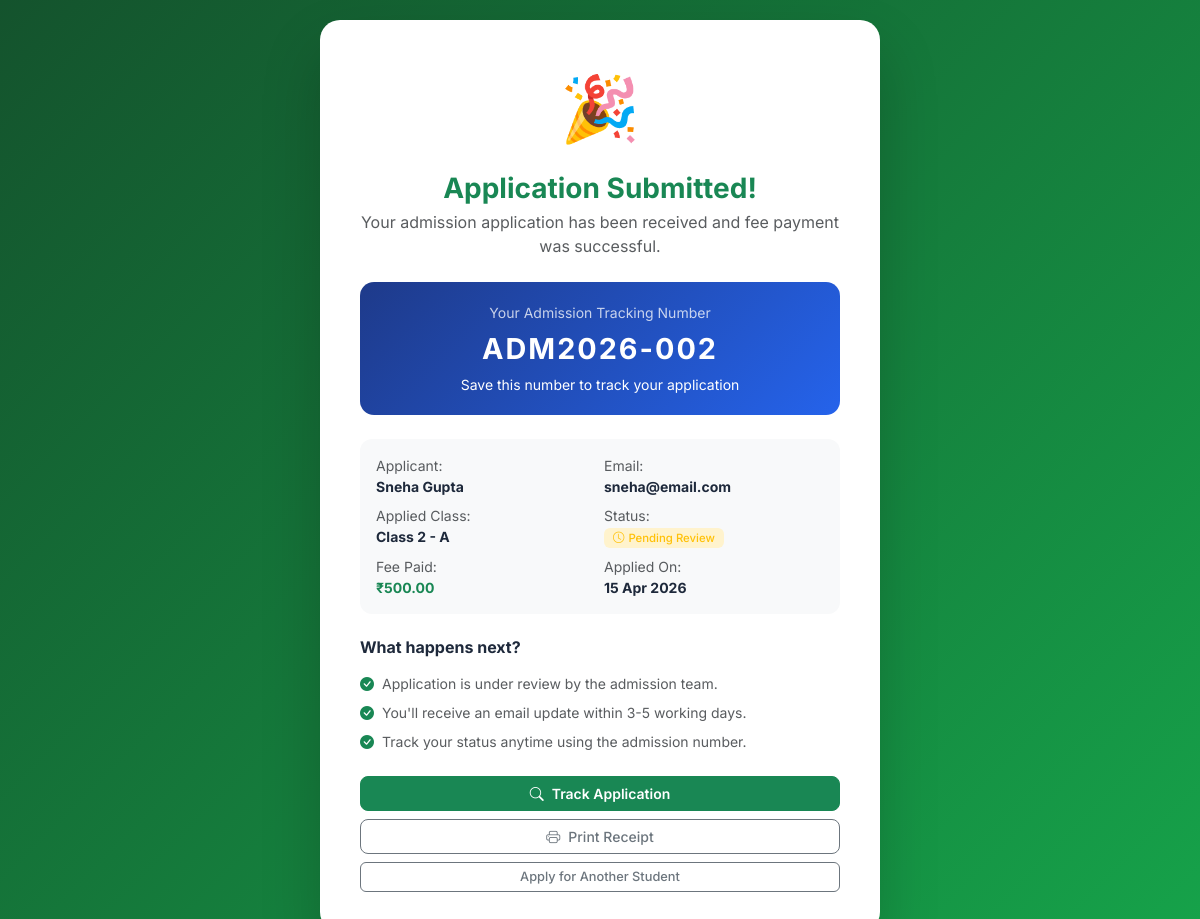
The app's page /admission/success.php?adm=ADM2026-002 with its own data.
### tables this page shows
CREATE TABLE IF NOT EXISTS admissions (
    id INT AUTO_INCREMENT PRIMARY KEY,
    admission_no VARCHAR(20) UNIQUE NOT NULL,
    applicant_name VARCHAR(100) NOT NULL,
    applicant_email VARCHAR(100) NOT NULL,
    applicant_phone VARCHAR(20) NOT NULL,
    date_of_birth DATE,
    gender ENUM('Male','Female','Other'),
    address TEXT,
    parent_name VARCHAR(100) NOT NULL,
    parent_phone VARCHAR(20) NOT NULL,
    parent_email VARCHAR(100),
    applying_class_id INT,
    previous_school VARCHAR(150),
    previous_marks DECIMAL(5,2),
    blood_group VARCHAR(5),
    status ENUM('pending','approved','rejected','enrolled') DEFAULT 'pending',
    admission_fee DECIMAL(10,2) DEFAULT 500.00,
    fee_status ENUM('unpaid','paid','refunded') DEFAULT 'unpaid',
    payment_txn_id VARCHAR(100),
    payment_date DATETIME,
    payment_method VARCHAR(50),
    remarks TEXT,
    user_id INT,      
    applied_at TIMESTAMP DEFAULT CURRENT_TIMESTAMP,
    updated_at TIMESTAMP DEFAULT CURRENT_TIMESTAMP ON UPDATE CURRENT_TIMESTAMP,
    FOREIGN KEY (applying_class_id) REFERENCES classes(id) ON DELETE SET NULL
);

CREATE TABLE IF NOT EXISTS classes (
    id INT AUTO_INCREMENT PRIMARY KEY,
    class_name VARCHAR(50) NOT NULL,
    section VARCHAR(10) NOT NULL,
    class_teacher_id INT,
    seats INT DEFAULT 40,
    created_at TIMESTAMP DEFAULT CURRENT_TIMESTAMP,
    UNIQUE KEY uq_class_section (class_name, section)
);

### config/db.php (called while the page is built, shortened)
<?php
function getDB() {
    static $conn = null;
    if ($conn === null) {
        $conn = new mysqli(DB_HOST, DB_USER, DB_PASS, DB_NAME);
        $conn->set_charset('utf8mb4');
    }
    return $conn;
}
function sanitize($data) {
    return htmlspecialchars(strip_tags(trim($data)));
}
function dbSanitize($data) {
    $db = getDB();
    return $db->real_escape_string(strip_tags(trim($data)));
}
function formatDate($d) {
    return $d ? date('d M Y', strtotime($d)) : '-';
}

### admission/success.php (the view, shortened to what this page needs)
<?php
require_once '../config/db.php';
$db = getDB();
$admNo  = sanitize($_GET['adm'] ?? '');
$adm = null;
if ($admNo) {
    $admNoEsc = dbSanitize($admNo);
    $res = $db->query("
        SELECT a.*, c.class_name, c.section
        FROM admissions a
        LEFT JOIN classes c ON a.applying_class_id=c.id
        WHERE a.admission_no='$admNoEsc' LIMIT 1
    ");
    $adm = $res ? $res->fetch_assoc() : null;
}
?>
<!DOCTYPE html>
<html lang="en">
<head>
    <link href="https://cdn.jsdelivr.net/npm/bootstrap@5.3.2/dist/css/bootstrap.min.css" rel="stylesheet">
    <link href="https://cdn.jsdelivr.net/npm/bootstrap-icons@1.11.3/font/bootstrap-icons.css" rel="stylesheet">
    <link href="<?= APP_URL ?>/assets/css/style.css" rel="stylesheet">
</head>
<body>
    <div class="success-card">
        <div class="confetti-icon mb-3">&#127881;</div>
        <h3 class="fw-700 text-success mb-1">Application Submitted!</h3>
        <p class="text-muted mb-4">Your admission application has been received and fee payment was successful.</p>
        <?php if ($adm): ?>
        <div class="admission-no-box mb-4">
            <div class="text-white opacity-75 small mb-1">Your Admission Tracking Number</div>
            <div class="fw-700 text-white" style="font-size:1.8rem;letter-spacing:2px"><?= htmlspecialchars($adm['admission_no']) ?></div>
            <div class="text-white opacity-60 small mt-1">Save this number to track your application</div>
        </div>
        <div class="bg-light rounded-xl p-3 text-start mb-4">
            <div class="row g-2 small">
                <div class="col-6"><span class="text-muted">Applicant:</span><br><strong><?= htmlspecialchars($adm['applicant_name']) ?></strong></div>
                <div class="col-6"><span class="text-muted">Email:</span><br><strong><?= htmlspecialchars($adm['applicant_email']) ?></strong></div>
                <div class="col-6"><span class="text-muted">Applied Class:</span><br><strong><?= htmlspecialchars($adm['class_name'].' - '.$adm['section']) ?></strong></div>
                <div class="col-6"><span class="text-muted">Status:</span><br>
                    <span class="badge bg-warning-subtle text-warning">
                        <i class="bi bi-clock me-1"></i>Pending Review
                    </span>
                </div>
                <div class="col-6"><span class="text-muted">Fee Paid:</span><br><strong class="text-success">&#8377;<?= number_format($adm['admission_fee'],2) ?></strong></div>
                <div class="col-6"><span class="text-muted">Applied On:</span><br><strong><?= formatDate($adm['applied_at']) ?></strong></div>
            </div>
        </div>
        <?php else: ?>
            <div class="alert alert-success">
                Your application has been submitted successfully. Please save your admission number to track status.
            </div>
        <?php endif; ?>
        <div class="text-start mb-4">
            <h6 class="fw-700 mb-3">What happens next?</h6>
            <ul class="list-unstyled small text-muted">
                <li class="mb-2"><i class="bi bi-check-circle-fill text-success me-2"></i>Application is under review by the admission team.</li>
                <li class="mb-2"><i class="bi bi-check-circle-fill text-success me-2"></i>You'll receive an email update within 3-5 working days.</li>
                <li class="mb-2"><i class="bi bi-check-circle-fill text-success me-2"></i>Track your status anytime using the admission number.</li>
            </ul>
        </div>
        <div class="d-grid gap-2 no-print">
            <a href="track.php?adm=<?= urlencode($admNo) ?>" class="btn btn-success fw-600">
                <i class="bi bi-search me-2"></i>Track Application
            </a>
            <button onclick="window.print()" class="btn btn-outline-secondary">
                <i class="bi bi-printer me-2"></i>Print Receipt
            </button>
            <a href="apply.php" class="btn btn-outline-secondary btn-sm">
                Apply for Another Student
            </a>
        </div>
    </div>
</body>
</html>

### assets/css/style.css (style rules this page uses)
:root { --sidebar-w: 260px; --sidebar-sm: 68px; --nav-h: 60px; --primary: #2563eb; --primary-dark: #1d4ed8; --success: #16a34a; --warning: #d97706; --danger: #dc2626; --info: #0891b2; --body-bg: #f1f5f9; --card-bg: #ffffff; --border: #e2e8f0; --text-muted: #64748b; --dev-color: #7c3aed; }
*, *::before, *::after { box-sizing: border-box; }
body { font-family: 'Inter', -apple-system, BlinkMacSystemFont, 'Segoe UI', sans-serif; background: var(--body-bg); color: #1e293b; overflow-x: hidden; }
.badge { font-weight: 500; padding: 4px 9px; border-radius: 6px; font-size: .71rem; }
.btn { border-radius: 8px; font-weight: 500; font-size: .875rem; }
.btn-sm { border-radius: 6px; font-size: .8rem; }
.fw-600 { font-weight: 600; }
.fw-700 { font-weight: 700; }
.rounded-xl { border-radius: 12px !important; }

### admission/success.php (style rules this page uses)
body { background: linear-gradient(135deg, #14532d, #16a34a); min-height: 100vh; display: flex; align-items: center; justify-content: center; padding: 20px; }
.success-card { background: #fff; border-radius: 20px; padding: 40px; max-width: 560px; width: 100%; box-shadow: 0 30px 60px rgba(0,0,0,.2); text-align: center; }
.confetti-icon { font-size: 4rem; animation: bounce .8s infinite alternate; }
.admission-no-box { background: linear-gradient(135deg, #1e3a8a, #2563eb); color: #fff; border-radius: 14px; padding: 20px 24px; }

### records on screen
admissions: admission_no "ADM2026-002", applicant_name "Sneha Gupta", applicant_email "sneha@email.com", applying_class.section "Class 2 - A", admission_fee "500.00", applied_at "15 Apr 2026"
